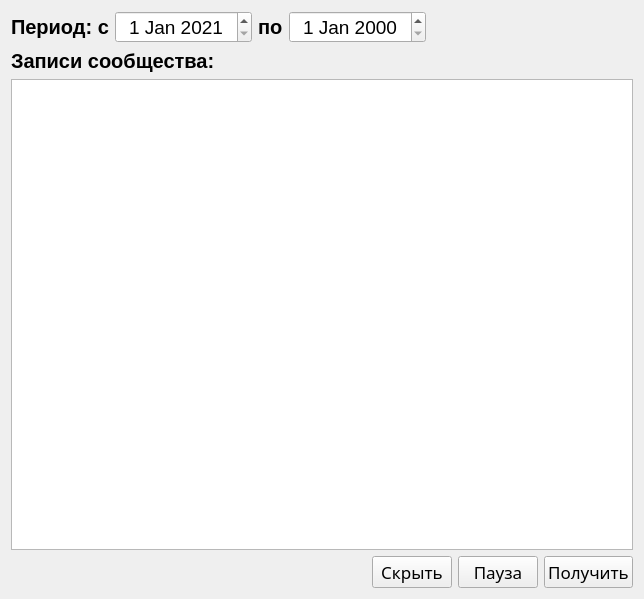
<?xml version="1.0" encoding="UTF-8"?>
<ui version="4.0">
 <class>Form</class>
 <widget class="QWidget" name="Form">
  <property name="geometry">
   <rect>
    <x>0</x>
    <y>0</y>
    <width>644</width>
    <height>599</height>
   </rect>
  </property>
  <property name="minimumSize">
   <size>
    <width>644</width>
    <height>599</height>
   </size>
  </property>
  <property name="windowTitle">
   <string>Form</string>
  </property>
  <layout class="QGridLayout" name="gridLayout">
   <item row="0" column="0">
    <layout class="QHBoxLayout" name="horizontalLayout_3">
     <property name="spacing">
      <number>6</number>
     </property>
     <item>
      <widget class="QLabel" name="label">
       <property name="sizePolicy">
        <sizepolicy hsizetype="Fixed" vsizetype="Preferred">
         <horstretch>0</horstretch>
         <verstretch>0</verstretch>
        </sizepolicy>
       </property>
       <property name="font">
        <font>
         <family>Arial</family>
         <pointsize>15</pointsize>
         <weight>75</weight>
         <bold>true</bold>
        </font>
       </property>
       <property name="text">
        <string>Период: с</string>
       </property>
      </widget>
     </item>
     <item>
      <widget class="QDateEdit" name="old_date">
       <property name="sizePolicy">
        <sizepolicy hsizetype="Fixed" vsizetype="Fixed">
         <horstretch>0</horstretch>
         <verstretch>0</verstretch>
        </sizepolicy>
       </property>
       <property name="font">
        <font>
         <pointsize>14</pointsize>
        </font>
       </property>
       <property name="alignment">
        <set>Qt::AlignCenter</set>
       </property>
       <property name="minimumDate">
        <date>
         <year>2021</year>
         <month>1</month>
         <day>1</day>
        </date>
       </property>
       <property name="calendarPopup">
        <bool>false</bool>
       </property>
      </widget>
     </item>
     <item>
      <widget class="QLabel" name="label_2">
       <property name="sizePolicy">
        <sizepolicy hsizetype="Fixed" vsizetype="Preferred">
         <horstretch>0</horstretch>
         <verstretch>0</verstretch>
        </sizepolicy>
       </property>
       <property name="font">
        <font>
         <family>Arial</family>
         <pointsize>15</pointsize>
         <weight>75</weight>
         <bold>true</bold>
        </font>
       </property>
       <property name="text">
        <string>по</string>
       </property>
      </widget>
     </item>
     <item>
      <widget class="QDateEdit" name="cur_date">
       <property name="sizePolicy">
        <sizepolicy hsizetype="Fixed" vsizetype="Fixed">
         <horstretch>0</horstretch>
         <verstretch>0</verstretch>
        </sizepolicy>
       </property>
       <property name="font">
        <font>
         <pointsize>14</pointsize>
        </font>
       </property>
       <property name="alignment">
        <set>Qt::AlignCenter</set>
       </property>
      </widget>
     </item>
     <item>
      <spacer name="horizontalSpacer_2">
       <property name="orientation">
        <enum>Qt::Horizontal</enum>
       </property>
       <property name="sizeHint" stdset="0">
        <size>
         <width>40</width>
         <height>20</height>
        </size>
       </property>
      </spacer>
     </item>
    </layout>
   </item>
   <item row="1" column="0">
    <layout class="QHBoxLayout" name="horizontalLayout_2">
     <item>
      <widget class="QLabel" name="subscrTitle">
       <property name="sizePolicy">
        <sizepolicy hsizetype="Fixed" vsizetype="Fixed">
         <horstretch>0</horstretch>
         <verstretch>0</verstretch>
        </sizepolicy>
       </property>
       <property name="font">
        <font>
         <family>Arial</family>
         <pointsize>15</pointsize>
         <weight>75</weight>
         <bold>true</bold>
        </font>
       </property>
       <property name="text">
        <string>Записи сообщества:</string>
       </property>
      </widget>
     </item>
     <item>
      <widget class="QLabel" name="error_msg">
       <property name="sizePolicy">
        <sizepolicy hsizetype="Minimum" vsizetype="Fixed">
         <horstretch>0</horstretch>
         <verstretch>0</verstretch>
        </sizepolicy>
       </property>
       <property name="font">
        <font>
         <family>Arial</family>
         <pointsize>15</pointsize>
        </font>
       </property>
       <property name="text">
        <string/>
       </property>
      </widget>
     </item>
    </layout>
   </item>
   <item row="2" column="0">
    <widget class="QTextEdit" name="posts_info">
     <property name="font">
      <font>
       <pointsize>19</pointsize>
      </font>
     </property>
     <property name="readOnly">
      <bool>true</bool>
     </property>
    </widget>
   </item>
   <item row="3" column="0">
    <layout class="QHBoxLayout" name="horizontalLayout">
     <item>
      <spacer name="horizontalSpacer">
       <property name="orientation">
        <enum>Qt::Horizontal</enum>
       </property>
       <property name="sizeHint" stdset="0">
        <size>
         <width>40</width>
         <height>20</height>
        </size>
       </property>
      </spacer>
     </item>
     <item>
      <widget class="QPushButton" name="back_btn">
       <property name="sizePolicy">
        <sizepolicy hsizetype="Fixed" vsizetype="Fixed">
         <horstretch>0</horstretch>
         <verstretch>0</verstretch>
        </sizepolicy>
       </property>
       <property name="font">
        <font>
         <family>Apple Symbols</family>
         <pointsize>13</pointsize>
         <weight>50</weight>
         <bold>false</bold>
        </font>
       </property>
       <property name="text">
        <string>Скрыть</string>
       </property>
       <property name="shortcut">
        <string>Esc</string>
       </property>
      </widget>
     </item>
     <item>
      <widget class="QPushButton" name="pause_btn">
       <property name="sizePolicy">
        <sizepolicy hsizetype="Fixed" vsizetype="Fixed">
         <horstretch>0</horstretch>
         <verstretch>0</verstretch>
        </sizepolicy>
       </property>
       <property name="font">
        <font>
         <family>Apple Symbols</family>
         <pointsize>13</pointsize>
         <weight>50</weight>
         <bold>false</bold>
        </font>
       </property>
       <property name="text">
        <string>Пауза</string>
       </property>
      </widget>
     </item>
     <item>
      <widget class="QPushButton" name="update_info">
       <property name="sizePolicy">
        <sizepolicy hsizetype="Fixed" vsizetype="Fixed">
         <horstretch>0</horstretch>
         <verstretch>0</verstretch>
        </sizepolicy>
       </property>
       <property name="font">
        <font>
         <family>Apple Symbols</family>
         <pointsize>13</pointsize>
         <weight>50</weight>
         <bold>false</bold>
        </font>
       </property>
       <property name="text">
        <string>Получить</string>
       </property>
       <property name="shortcut">
        <string>Return</string>
       </property>
      </widget>
     </item>
    </layout>
   </item>
  </layout>
 </widget>
 <resources/>
 <connections/>
</ui>
